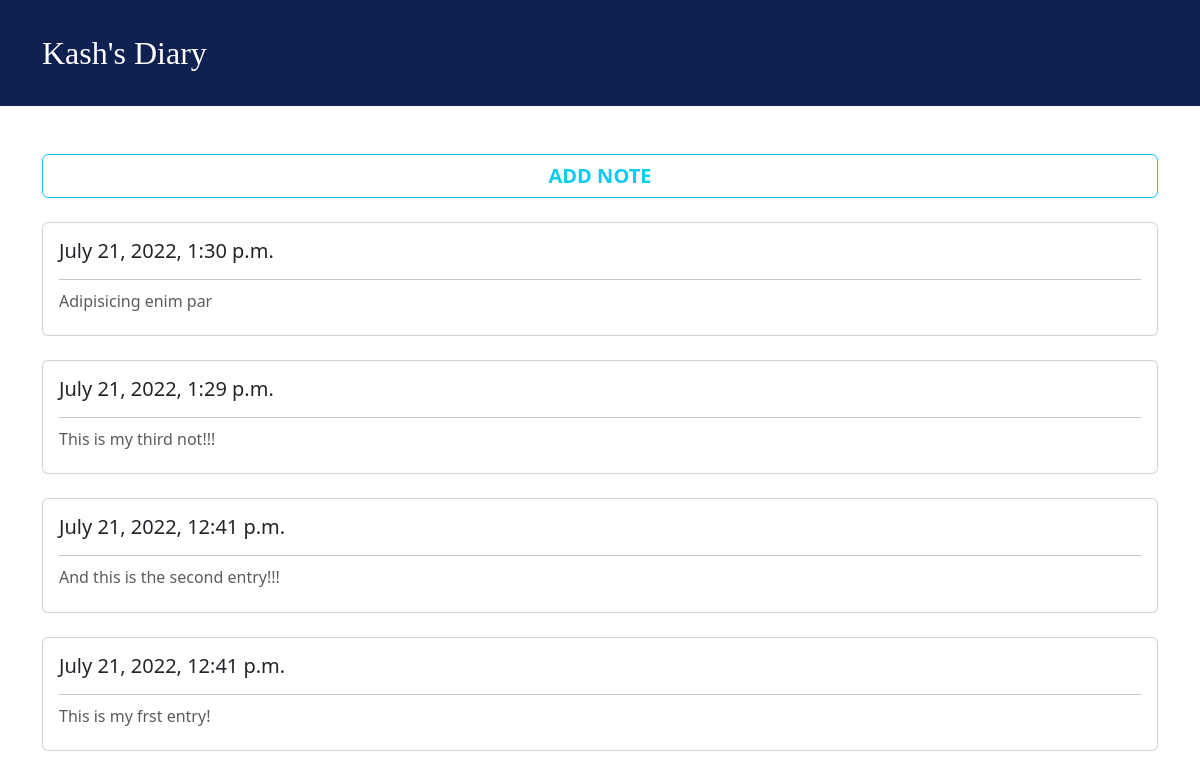
The page / on the database its author committed.
### entries/models.py (models this page shows, shortened)
class Entry(models.Model):
    text = models.TextField()
    date_posted = models.DateTimeField(auto_now_add=True)
    class Meta:
        verbose_name_plural = 'entries'

### entries/views.py (the view)
# urls.py: path('', views.index_view, name="home"),
def index_view(request):
    entries = Entry.objects.order_by('-date_posted')
    context = {'entries': entries}
    return render(request, 'entries/index.html', context)

### entries/templates/entries/index.html
{% extends "base.html" %}
{% block content %}
  <a href="{% url 'add' %}" type="button" class="btn btn-outline-info my-4" style="width: 100%; font-size: 20px; font-weight: 600;">ADD NOTE</a>
  {% for entry in entries %}
    <div class="card mb-4" style="width: 100%;">
        <div class="card-body">
          <h5 class="card-title">{{ entry.date_posted }}</h5>
          <hr>
          <h6 class="card-subtitle mb-2 text-muted">{{ entry.text }}</h6>
        </div>
    </div>
  {% endfor %}
{% endblock content %}

### templates/base.html (shortened to what this page needs)
{% load static %}
<!DOCTYPE html>
<html lang="en">
    <head>
        <link
            rel="stylesheet"
            type="text/css"
            href="{% static 'css/bootstrap.min.css' %}"
        />
    </head>
    <body>
        {% include 'navbar.html' %}
        <div class="container mt-4 mb-4">
            {% block content %} Replace this value {% endblock %}
        </div>
    </body>
</html>

### templates/navbar.html
<nav class="navbar py-4" style="background-color: #0f2150;">
    <div class="container">
      <a class="navbar-brand text-white" href="/" style="font-size: 32px; font-family: poppins;">Kash's Diary</a>
    </div>
</nav>

### rows shown on the page
Entry: date_posted "July 21, 2022, 1:30 p.m.", text "Adipisicing enim par"
Entry: date_posted "July 21, 2022, 1:29 p.m.", text "This is my third not!!!"
Entry: date_posted "July 21, 2022, 12:41 p.m.", text "And this is the second entry!!!"
Entry: date_posted "July 21, 2022, 12:41 p.m.", text "This is my frst entry!"
